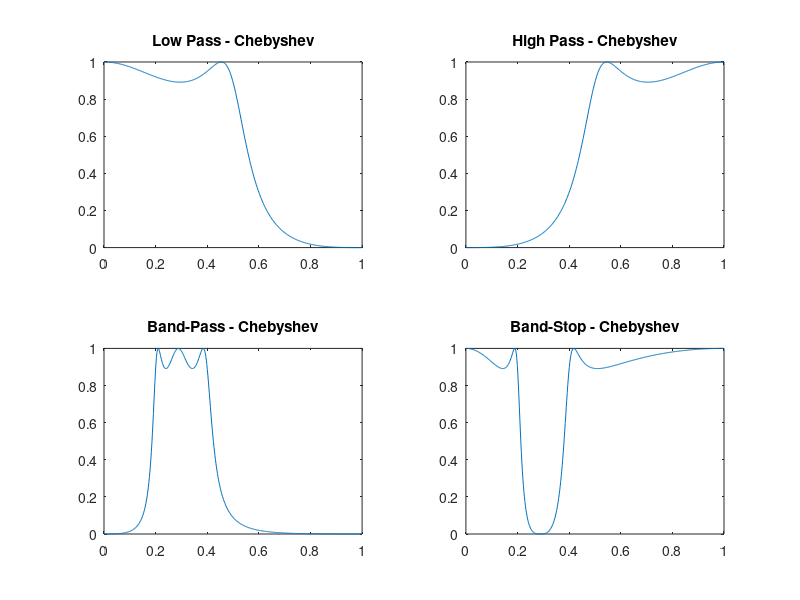
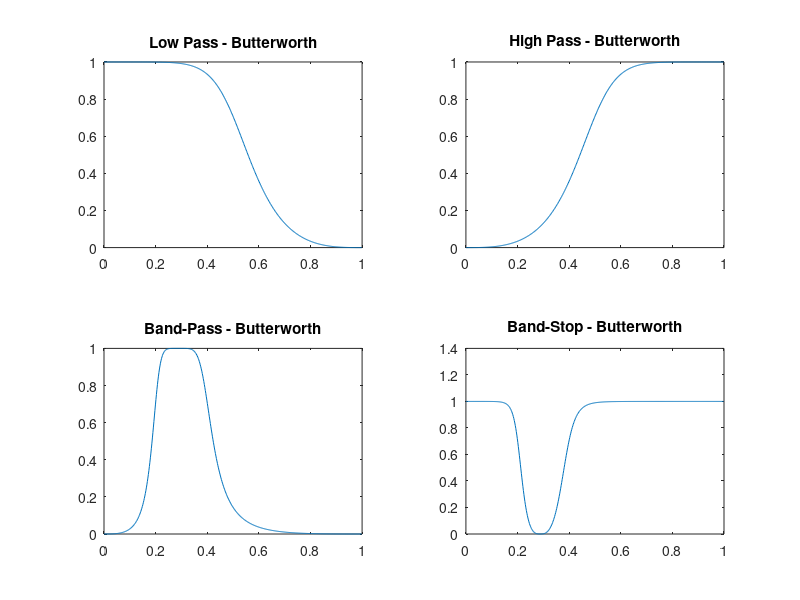
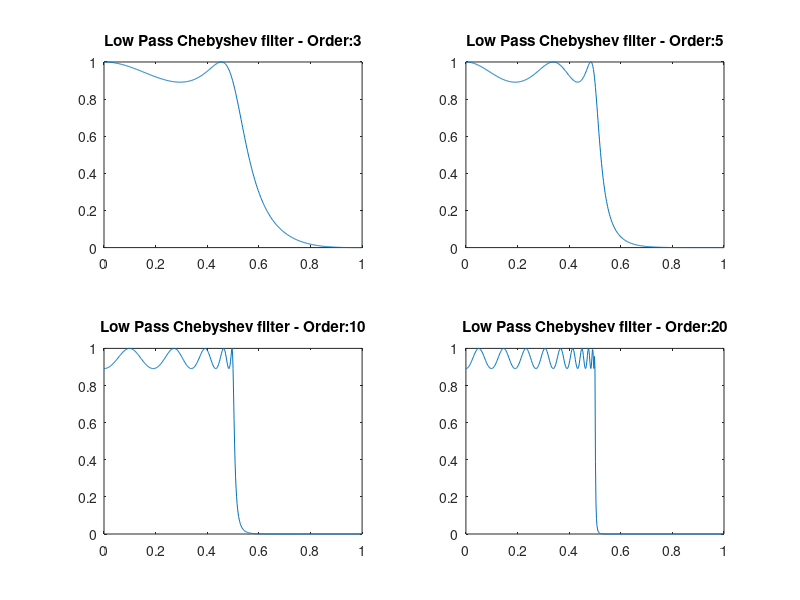
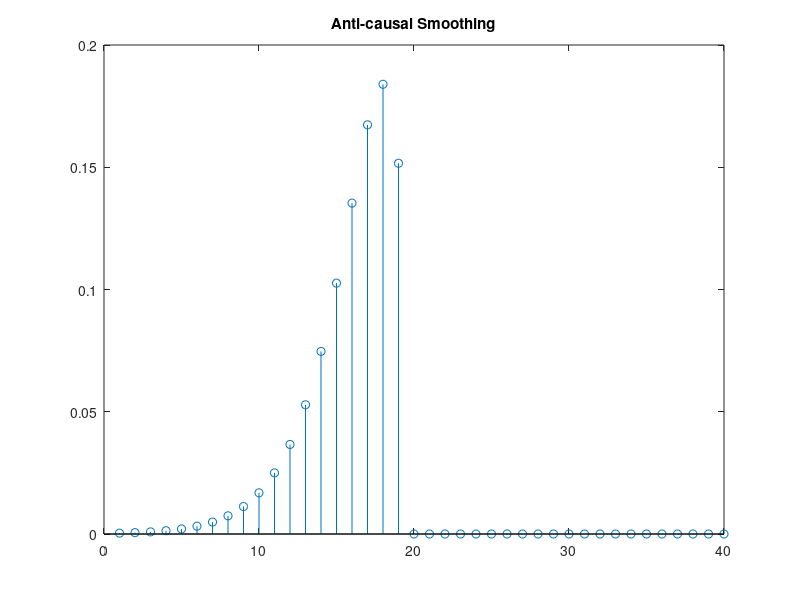

Write MATLAB code to recreate these figures, in order. (Note: this script raises an error after producing the figures.)
% 1.1 - Chebyshev Filter

[b,a] = cheby1(3,1,0.5,'low');
[H, W]= freqz(b,a);

subplot(2,2,1);plot(W/pi, abs(H)); title('Low Pass - Chebyshev');


[b,a] = cheby1(3,1, 0.5, 'high');
[H, W]= freqz(b,a);
subplot(2,2,2);plot(W/pi, abs(H)); title('High Pass - Chebyshev');

[b,a] = cheby1(3,1, [0.2 0.4]);
[H, W]= freqz(b,a);
subplot(2,2,3);plot(W/pi, abs(H));title('Band-Pass - Chebyshev');

[b,a] = cheby1(3,1, [0.2 0.4] , 'stop');
[H, W]= freqz(b,a);
subplot(2,2,4); plot(W/pi, abs(H)); title('Band-Stop - Chebyshev');



%1.2 - Butterworth Filter
figure;

[b,a] = butter(3,0.5,'low');
[H, W]= freqz(b,a);

subplot(2,2,1);plot(W/pi, abs(H)); title('Low Pass - Butterworth');


[b,a] = butter(3,0.5, 'high');
[H, W]= freqz(b,a);
subplot(2,2,2);plot(W/pi, abs(H)); title('High Pass - Butterworth');

[b,a] = butter(3,[0.2 0.4]);
[H, W]= freqz(b,a);
subplot(2,2,3);plot(W/pi, abs(H));title('Band-Pass - Butterworth');

[b,a] = butter(3,[0.2 0.4] , 'stop');
[H, W]= freqz(b,a);
subplot(2,2,4); plot(W/pi, abs(H)); title('Band-Stop - Butterworth');

%1.3 - Low Pass Cheyshev with varying order
figure;
[b,a] = cheby1(3,1,0.5,'low');
[H, W]= freqz(b,a);

subplot(2,2,1);plot(W/pi, abs(H)); title('Low Pass Chebyshev filter - Order:3');

[b,a] = cheby1(5,1,0.5,'low');
[H, W]= freqz(b,a);

subplot(2,2,2);plot(W/pi, abs(H)); title('Low Pass Chebyshev filter - Order:5');

[b,a] = cheby1(10,1,0.5,'low');
[H, W]= freqz(b,a);

subplot(2,2,3);plot(W/pi, abs(H)); title('Low Pass Chebyshev filter - Order:10');

[b,a] = cheby1(20,1,0.5,'low');
[H, W]= freqz(b,a);

subplot(2,2,4);plot(W/pi, abs(H)); title('Low Pass Chebyshev filter - Order:20');

% As the order increases, the number of ripples increase and The transition
% band gets steeper (close to vertical drop on n=20)


%Question 2.1
dirac = zeros(1,40);
dirac(20) = 1;

%Setting value of scaling
sc = 0.5; 
Ts = 1; 
a = sc*Ts;  
a_signal = exp(-a) ;

%Anti-Causal part of smoothing filter
dirac_aCausal_smooth = zeros(length(dirac),1);
dirac_length=length(dirac)-2:-1:1;

for i =  dirac_length 
 dirac_aCausal_smooth(i) = sc*a*a_signal*dirac(i+1)+(2*a_signal)*dirac_aCausal_smooth(i+1)-(a_signal^2)*dirac_aCausal_smooth(i+2);
end
figure()
stem (dirac_aCausal_smooth) ;
title('Anti-causal Smoothing'); 

%Causal part of smoothing
dirac_causal_smooth = zeros(length(dirac),1);
for i = 3:length(dirac);
 dirac_causal_smooth(i) = -sc*a*a_signal*dirac(i-1)+(2*a_signal)*dirac_aCausal_smooth(i-1)-(a_signal^2)*dirac_aCausal_smooth(i-2);
end    
figure()
stem (dirac_causal_smooth) ;
title('Causal Smmothing'); 

%st input Signal
st10=step(40,10);
st30=step(40,30);
st=st10-st30;
figure()
stem(st)

%Causal Derivative function
st_causal = zeros(length (st),1) ;

for i = 3 : length(st)
 st_causal(i) = st(i)+a_signal*(a-1)*st(i-1)+(2*a_signal)*st_causal(i-1)-(a_signal^2)*st_causal(i-2) ;
end
figure()
stem (st_causal) ;
title('Causal Deravative');

%Anti-causal derivative function
st_aCausal = zeros(length (st),1);
st_length = length(st)-2 : -1 : 1 ; 

for i = st_length  
 st_aCausal(i) = a_signal*(a+1)*st(i+1)-(a_signal^2)*st(i+2)+(2*a_signal)*st_aCausal(i+1)-(a_signal^2)*st_aCausal(i+2) ;  
end
figure()
stem (st_aCausal);
title('Anti-Causal Deravative');

%Question 3
barb = imread('E:\VIBOT\DSP\DSP LAB 1\DSP-TP-1617\Lab6-7\images\barbara.gif');
figure();
imshow(barb);  
case1 = zeros(size(barb)); 
case2 = zeros(size(barb)); 


for i = 1:size(barb, 2)
    image1 = barb(:,i);
    
    resp_causal = zeros(length (image1),1) ;
    for i = 3 : length(image1)
     resp_causal(i) = image1(i)+a_signal*(a-1)*image1(i - 1)+(2*a_signal)*resp_causal(i-1)-(a_signal^2)*resp_causal(i-2) ;
    end
    
    resp_aCausal = zeros(length (image1 ),1) ;
    barb_length = length(image1)-2 : -1 : 1 ;
    for i =  barb_length
     resp_aCausal(i) = a_signal*(a+1)*image1(i+1)-(a_signal^2)*image1(i+2)+(2*a_signal)*resp_aCausal(i+1)-(a_signal^2)*resp_aCausal(i+2) ;
    end
    
    resp = resp_causal + resp_aCausal;
    
    case1(:,i) = resp;            
end
figure();
imshow (case1, []);

for i = 1:size(barb, 2)

    image2 = barb(i,:);
    
    resp_causal = zeros(length (image2),1) ;
    for i = 3 : length(image2)
     resp_causal(i) = image2(i)+a_signal*(a-1)*image2(i - 1)+(2*a_signal)*resp_causal(i-1)-(a_signal^2)*resp_causal(i-2) ;
    end
    
    resp_aCausal = zeros(length (image2 ),1) ;
    barb_length = length(image2)-2 : -1 : 1 ;
    for i =  barb_length
     resp_aCausal(i) = a_signal*(a+1)*image2(i+1)-(a_signal^2)*image2(i+2)+(2*a_signal)*resp_aCausal(i+1)-(a_signal^2)*resp_aCausal(i+2) ;
    end
    resp2 = resp_causal + resp_aCausal;
    
    case2(i,:) = resp2;   
end
figure();
imshow (case2, []);













